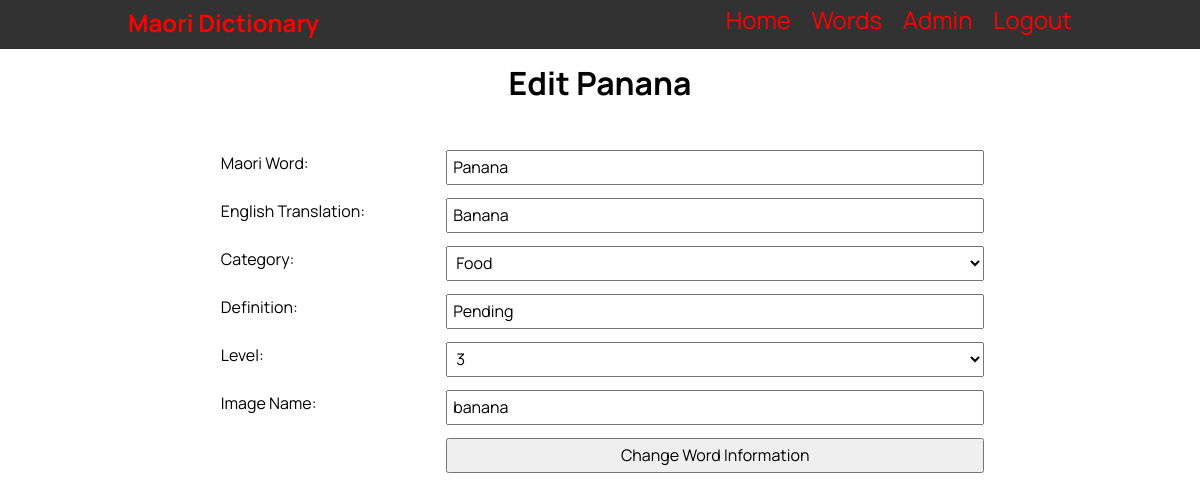
The page /individual_word/edit/144 (signed in) on the database as committed earlier.
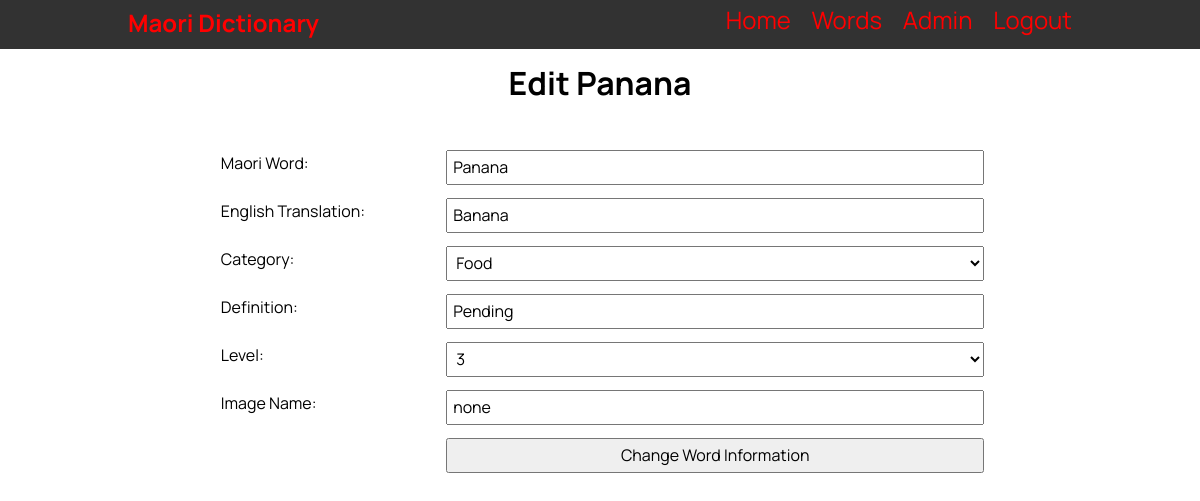
The same page on the database as committed later.
### tables this page shows
CREATE TABLE "vocab_list"
(
    id                  integer
        constraint vocab_list_pk
            primary key autoincrement,
    maori_word          varchar(30),
    english_translation varchar(30),
    category            varchar(30),
    definition          varchar(100),
    level               integer,
    last_edited_time    date,
    last_edited_user    varchar(60)
, image_name varchar(30));

### app.py (the view, shortened to what this page needs)
@app.route('/individual_word/edit/<word_id>', methods=['POST', 'GET'])
def render_edit_word_information(word_id):
    if not is_admin():
        return redirect('/individual_word/' + word_id)
    con = create_connection(DATABASE)
    cur = con.cursor()
    query = "SELECT * FROM vocab_list WHERE id = ?"
    cur.execute(query, (word_id,))
    word_info = cur.fetchall()
    query = "SELECT * FROM category"
    cur.execute(query)
    categories = cur.fetchall()
    query = "SELECT * FROM level"
    cur.execute(query)
    level_list = cur.fetchall()
    con.close()
    word_info = word_info[0]
    word_info = reformat_word_info(word_info)
    category_list = reformat_category_list(categories)
    return render_template('edit_word_information.html', page_name='Edit Word ' + word_id, logged_in=is_logged_in(),
                           admin=is_admin(), word_information=word_info, category_list=category_list,
                           level_list=level_list)

### app.py (called while the page is built)
def create_connection(db_file):
    try:
        connection = sqlite3.connect(db_file)
        return connection
    except Error as e:
        print(e)
    return None

def is_logged_in():
    if session.get('email') is None:
        return False
    else:
        return True

def is_admin():
    if is_logged_in():
        if session.get('role') == "Teacher" or session.get('role') == "Admin":
            return True
        else:
            return False
    else:
        return False

def reformat_word_info(word):
    word_info = (word[0], str(word[1]).title(), str(word[2]).title(), str(word[3]).title(), str(word[4]).capitalize(),
                 word[5], word[6], word[7], word[8])
    return word_info

def reformat_category_list(categories):
    category_list = []
    for category in categories:
        category = (category[0], str(category[1]).title())
        category_list.append(category)
    return category_list

### templates/edit_word_information.html (shortened to what this page needs)
{% extends "base.html" %}
{% block pageheading %}Edit {{ word_information[1] }}{% endblock %}
{% block main %}
<form class="my-form" method="POST">
  <div class="form-group">
    <div class="form-label">Maori Word:</div>
    <div class="form-element"><input type="text" name="maori_word" id="maori_word" value="{{ word_information[1] }}" required></div>
  </div>
  <div class="form-group">
    <div class="form-label">English Translation:</div>
    <div class="form-element"><input type="text" name="english_translation" id="english_translation" value="{{ word_information[2] }}" required></div>
  </div>
  <div class="form-group">
    <div class="form-label">Category:</div>
    <div class="form-element">
      <select id="category" name="category">
        {% for category in category_list %}
          {% if category[1] == word_information[3] %}
            <option selected="selected">{{ category[1] }}</option>
          {% else %}
            <option>{{ category[1] }}</option>
          {% endif %}
        {% endfor %}
      </select>
    </div>
  </div>
  <div class="form-group">
    <div class="form-label">Definition:</div>
    <div class="form-element"><input type="text" name="definition" id="definition" value="{{ word_information[4] }}" required></div>
  </div>
  <div class="form-group">
    <div class="form-label">Level:</div>
    <div class="form-element">
      <select id="level" name="level">
        {% for level in level_list %}
          {% if level[1] == word_information[5] %}
            <option selected="selected">{{ level[1] }}</option>
          {% else %}
            <option>{{ level[1] }}</option>
          {% endif %}
        {% endfor %}
      </select>
    </div>
  </div>
  <div class="form-group">
    <div class="form-label">Image Name:</div>
    <div class="form-element"><input type="text" name="image_name" id="image_name" value="{{ word_information[8] }}"></div>
  </div>
  <div class="form-group">
    <div class="form-label"></div>
    <div class="form-element"><input type="submit" value="Change Word Information"></div>
  </div>
</form>
{% endblock %}

Rows that differ between the two databases and show on the page:
changed vocab_list "Panana": image_name "banana" → "none"
